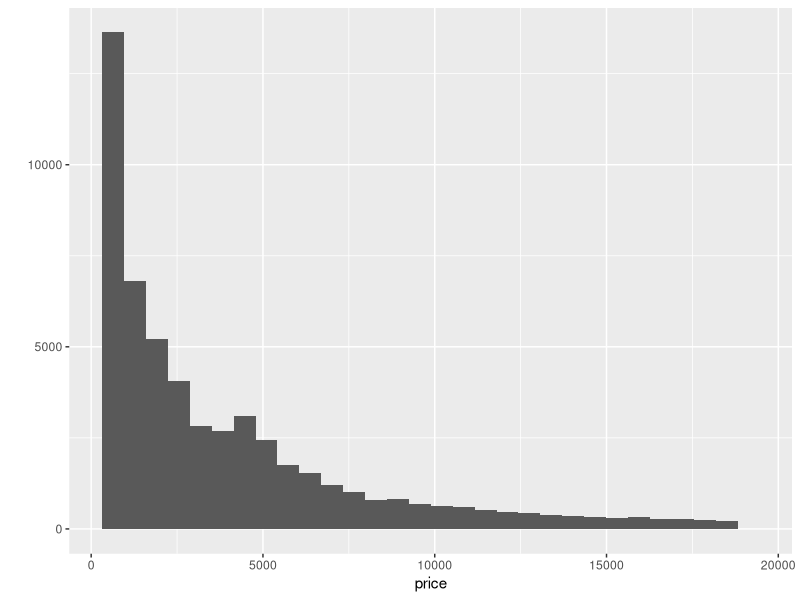
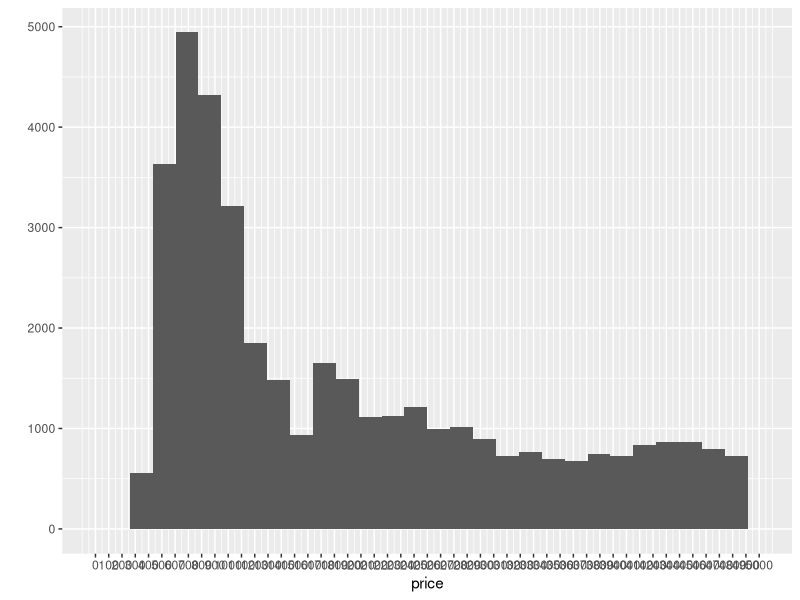

Reproduce these figures in R, in order.
# setup environment
library(ggplot2)

# load data
data("diamonds")

# explore data
str(diamonds)

# histogram of price of all diamonds
qplot(x = price, data = diamonds)

# get summary stats on diamonds price
summary(diamonds$price)

# number of diamonds with price < 500
sum(diamonds$price < 500)

# number of diamonds with price < 250
sum(diamonds$price < 250)

# number of diamonds with price >= 15000
sum(diamonds$price >= 15000)

# histogram of price of all diamonds with formatting
qplot(x = price, data = diamonds)  +
  scale_x_continuous(breaks = seq(0, 5000, 100), limits = c(0, 5000))
